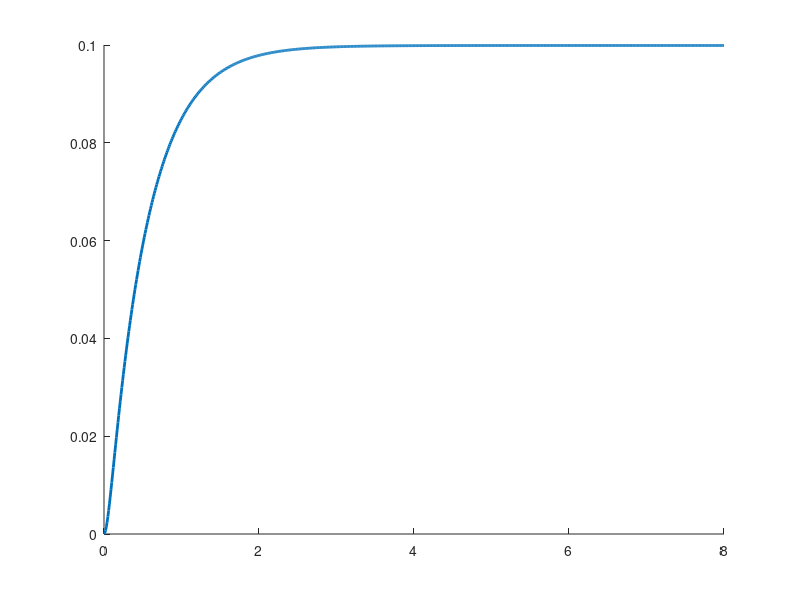

Write MATLAB code to recreate this figure. (Note: this script raises an error after producing the figure.)
%% ----- Single Parameter Effect -----

t = 0:0.01:8;
R = 1 ; J = 0.01 ;  b = 0.1  ;  L = 0.5  ; Kt = 0.01;  Ke = 0.01;

%% Effect of Moment of Inertia    
figure(4)
J_val = [0.005, 0.01, 0.05, 0.1];
% J_val = [0.005, 0.01,0.02,0.03,0.04, 0.05, 0.1,0.2,0.3, 0.4 , 0.5 , 0.6 , 0.7 , 0.8 ,0.9 ,1];
for i = 1:length(J_val)
    J = J_val(i);
    num = Kt;
    den = [(J*L) (J*R + b*L) b*R + Kt*Ke];
    G_J = tf(num,den);
    [y,x] = step(G_J,t) ; hold on 
    plot(x,y,'LineWidth',2)
    fprintf('Poles at J = %.3f \n',J)
    p_J = pole(G_J)
    info_J = stepinfo(G_J);
    fprintf('System Performance at J = %.2f : \n',J)
    fprintf('   Rise Time : %.3f s \n',info_J.RiseTime)
    fprintf('   Peak Time : %.3f s \n',info_J.PeakTime)
    fprintf('   Settling Time : %.3f s \n',info_J.SettlingTime)
    fprintf('   Overshoot Time : %.3f \n',info_J.Overshoot)
    grid on 
end
legend('J = 0.005' , 'J = 0.01' , 'J = 0.05' , 'J = 0.1',Location='best')
title ('Effect of Inertia on Speed Response')
